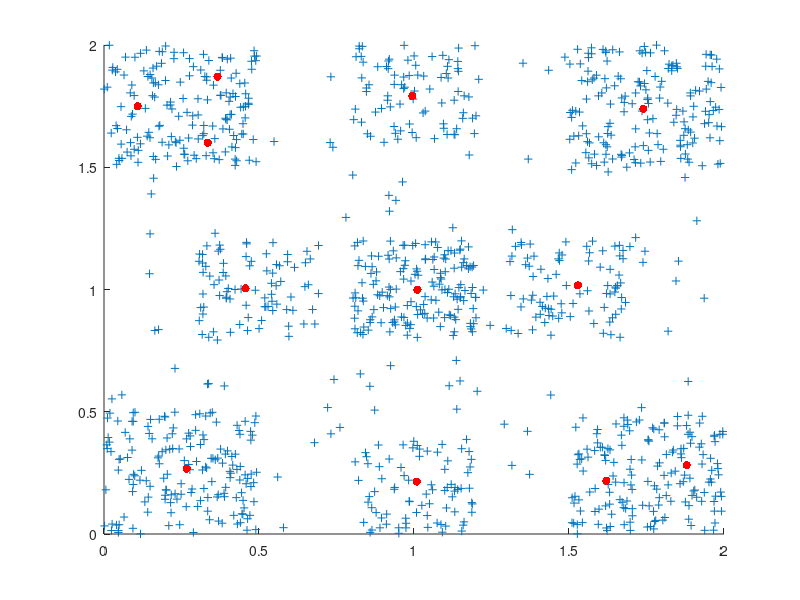

Recreate this plot in MATLAB.
clear all, fclose all

args = argv();
printf("args = %s\n", args{1});


fig = figure();
fid = fopen('dataSet.txt');
data = fscanf(fid, '%f ,%f', [2 1200]);
fclose(fid);
xAxis =[];
yAxis = [];
for i=1:2:2400
  xAxis = [xAxis; data(i)];
  yAxis = [yAxis; data(i+1)];
endfor
scatter(xAxis,yAxis,'+');
hold on;

fid = fopen('centers.txt');
centerNum = fscanf(fid, '%d',[1]);
centerNum;
centers =  fscanf(fid, '%f ,%f', [2 centerNum]);
fclose(fid);
xCenters = [];
yCenters = [];
for j=1:2:centerNum*2
  xCenters = [xCenters; centers(j)];
  yCenters = [yCenters; centers(j+1)];
endfor
scatter(xCenters,yCenters,'r',"filled");


saveas(fig,args{1});
